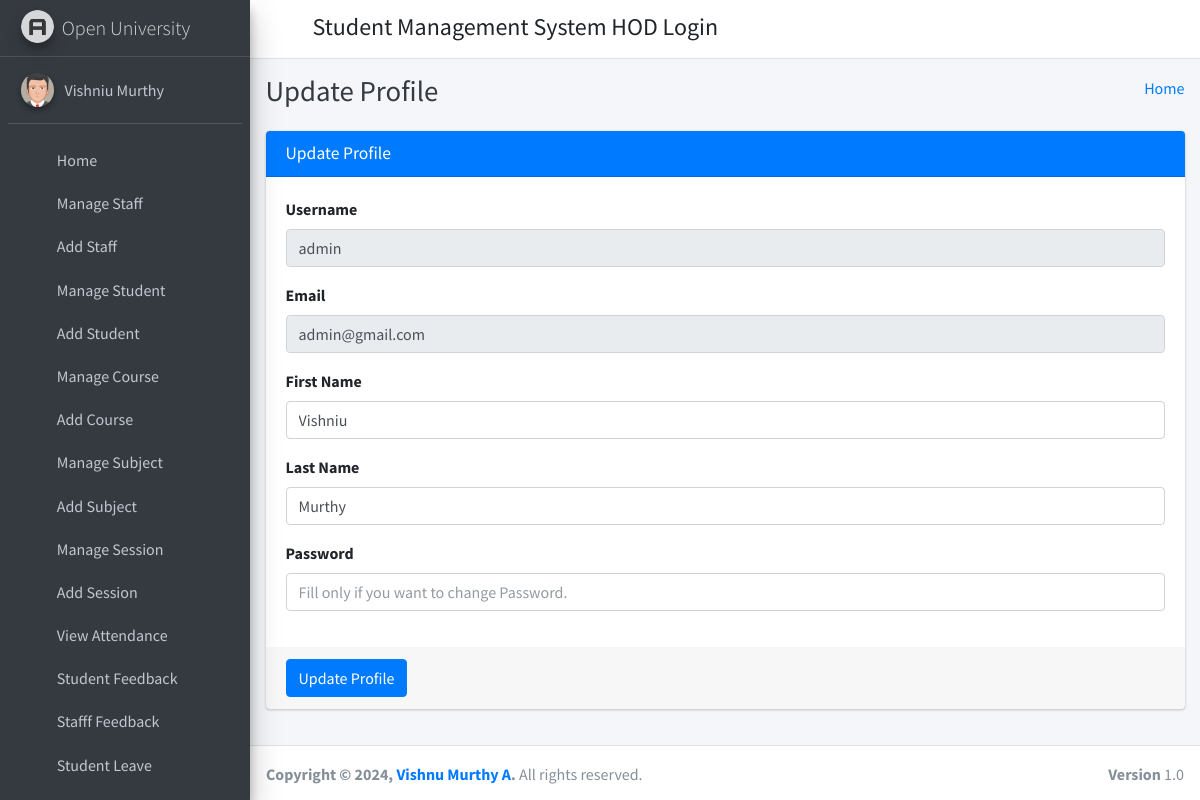
Page /admin_profile/ (signed in) on the committed database.
### student_management_app/models.py (models this page shows)
class CustomUser(AbstractUser):
    user_type_data = ((1, "HOD"), (2, "Staff"), (3, "Student"))
    user_type = models.CharField(default=1, choices=user_type_data, max_length=10)

### student_management_app/HodViews.py (the view)
# urls.py: path('admin_profile/', HodViews.admin_profile, name="admin_profile"),
def admin_profile(request):
    user = CustomUser.objects.get(id=request.user.id)
    context={
        "user": user
    }
    return render(request, 'hod_template/admin_profile.html', context)

### student_management_app/LoginCheckMiddleWare.py (called while the page is built, shortened)
    def process_view(self, request, view_func, view_args, view_kwargs):
        modulename = view_func.__module__
        user = request.user
        if user.is_authenticated:
            if user.user_type == "1":
                if modulename == "student_management_app.HodViews":
                    pass
                elif modulename == "student_management_app.views" or modulename == "django.views.static":
                    pass
                else:
                    return redirect("admin_home")
            else:
                return redirect("login")
        else:
            if request.path == reverse("login") or request.path == reverse("doLogin"):
                pass
            else:
                return redirect("login")

### student_management_app/templates/hod_template/admin_profile.html (shortened to what this page needs)
{% extends 'hod_template/base_template.html' %}
{% block page_title %}
    Update Profile
{% endblock page_title %}
{% block main_content %}
{% load static %}
<section class="content">
        <div class="container-fluid">
            <div class="row">
                <div class="col-md-12">
                    <div class="card card-primary">
                    <div class="card-header">
                        <h3 class="card-title">Update Profile</h3>
                    </div>
                    <form role="form" method="POST" action="{% url 'admin_profile_update' %}">
                        <div class="card-body">
                            <div class="form-group">
                                <label>Username </label>
                                <input type="text" class="form-control" name="username" value="{{ user.username }}" disabled="disabled">
                            </div>
                            <div class="form-group">
                                <label>Email </label>
                                <input type="text" class="form-control" name="email" value="{{ user.email }}" disabled="disabled">
                            </div>
                            <div class="form-group">
                                <label>First Name </label>
                                <input type="text" class="form-control" name="first_name" value="{{ user.first_name }}">
                            </div>
                            <div class="form-group">
                                <label>Last Name </label>
                                <input type="text" class="form-control" name="last_name" value="{{ user.last_name }}">
                            </div>
                            <div class="form-group">
                                <label>Password </label>
                                <input type="text" class="form-control" name="password" placeholder="Fill only if you want to change Password.">
                            </div>
                        </div>
                        <div class="card-footer">
                        <button type="submit" class="btn btn-primary">Update Profile</button>
                        </div>
                    </form>
                    </div>
                </div>
            </div>
        </div>
      </section>
  {% endblock main_content %}

### student_management_app/templates/hod_template/sidebar_template.html (shortened to what this page needs)
{% load static %}
<aside class="main-sidebar sidebar-dark-primary elevation-4">
      <a href="{% url 'admin_home' %}" class="brand-link">
        <img src="{% static 'dist/img/AdminLTELogo.png' %}" alt="AdminLTE Logo" class="brand-image img-circle elevation-3"
            style="opacity: .8">
        <span class="brand-text font-weight-light">Open University</span>
      </a>
      <div class="sidebar">
        <div class="user-panel mt-3 pb-3 mb-3 d-flex">
          <div class="image">
            <img src="{% static 'dist/img/user2-160x160.jpg' %}" class="img-circle elevation-2" alt="User Image">
          </div>
          <div class="info">
            <a href="{% url 'admin_profile' %}" class="d-block">{{ user.first_name }} {{ user.last_name }}</a>
          </div>
        </div>
        <nav class="mt-2">
          <ul class="nav nav-pills nav-sidebar flex-column" data-widget="treeview" role="menu" data-accordion="false">
            <li class="nav-item">
              {% url 'admin_home' as admin_home %}
              <a href="{{ admin_home }}" class="nav-link {% if request.path == admin_home %} active {% endif %}">
                <i class="nav-icon fas fa-tachometer-alt"></i>
                <p>
                  Home
                </p>
              </a>
            </li>
            <li class="nav-item">
              {% url 'manage_staff' as manage_staff %}
              {% url 'edit_staff' staff_id=id as edit_staff %}
              <a href="{{ manage_staff }}" class="nav-link {% if request.path == manage_staff %} active {% endif %} {% if request.path == edit_staff %} active {% endif %}">
                <i class="nav-icon fas fa-chalkboard-teacher"></i>
                <p>
                  Manage Staff
                </p>
              </a>
            </li>
            <li class="nav-item">
              {% url 'add_staff' as add_staff %}
              <a href="{{ add_staff }}" class="nav-link {% if request.path == add_staff %} active {% endif %}">
                <i class="nav-icon fas fa-th"></i>
                <p>
                  Add Staff
                </p>
              </a>
            </li>
            <li class="nav-item">
              {% url 'manage_student' as manage_student %}
              {% url 'edit_student' student_id=id as edit_student %}
              <a href="{{ manage_student }}" class="nav-link {% if request.path == manage_student %} active {% endif %} {% if request.path == edit_student %} active {% endif %}">
                <i class="nav-icon fas fa-user-graduate"></i>
                <p>
                  Manage Student
                </p>
              </a>
            </li>
            <li class="nav-item">
              {% url 'add_student' as add_student %}
              <a href="{{ add_student }}" class="nav-link {% if request.path == add_student %} active {% endif %}">
                <i class="nav-icon fas fa-th"></i>
                <p>
                  Add Student
                </p>
              </a>
            </li>
            <li class="nav-item">
              {% url 'manage_course' as manage_course %}
              {% url 'edit_course' course_id=id as edit_course %}
              <a href="{{ manage_course }}" class="nav-link {% if request.path == manage_course %} active {% endif %} {% if request.path == edit_course %} active {% endif %}">
                <i class="nav-icon fas fa-chalkboard"></i>
                <p>
                  Manage Course
                </p>
              </a>
            </li>
            <li class="nav-item">
            {% url 'add_course' as add_course %}
              <a href="{{ add_course }}" class="nav-link {% if request.path == add_course %} active {% endif %}">
                <i class="nav-icon fas fa-th"></i>
                <p>
                  Add Course
                </p>
              </a>
            </li>
            <li class="nav-item">
              {% url 'manage_subject' as manage_subject %}
              {% url 'edit_subject' subject_id=id as edit_subject %}
              <a href="{{ manage_subject }}" class="nav-link {% if request.path == manage_subject %} active {% endif %} {% if request.path == edit_subject %} active {% endif %}">
                <i class="nav-icon fas fa-book"></i>
                <p>
                  Manage Subject
                </p>
              </a>
            </li>
            <li class="nav-item">
              {% url 'add_subject' as add_subject %}
              <a href="{{ add_subject }}" class="nav-link {% if request.path == add_subject %} active {% endif %}">
                <i class="nav-icon fas fa-th"></i>
                <p>
                  Add Subject
                </p>
              </a>
            </li>
            <li class="nav-item">
              {% url 'manage_session' as manage_session %}
              {% url 'edit_session' session_id=id as edit_session %}
              <a href="{{ manage_session }}" class="nav-link {% if request.path == manage_session %} active {% endif %} {% if request.path == edit_session %} active {% endif %}">
                <i class="nav-icon fas fa-graduation-cap"></i>
                <p>
                  Manage Session
                </p>
              </a>
            </li>
            <li class="nav-item">
              {% url 'add_session' as add_session %}
              <a href="{{ add_session }}" class="nav-link {% if request.path == add_session %} active {% endif %}">
                <i class="nav-icon fas fa-th"></i>
                <p>
                  Add Session
                </p>
              </a>
            </li>
            <li class="nav-item">
              {% url 'admin_view_attendance' as admin_view_attendance %}
              <a href="{{ admin_view_attendance }}" class="nav-link {% if request.path == admin_view_attendance %} active {% endif %}">
                <i class="nav-icon fas fa-calendar-alt"></i>
                <p>
                  View Attendance
                </p>
              </a>
            </li>
            <li class="nav-item">
              {% url 'student_feedback_message' as student_feedback_message %}
              <a href="{{ student_feedback_message }}" class="nav-link {% if request.path == student_feedback_message %} active {% endif %}">
                <i class="nav-icon fas fa-th"></i>
                <p>
                  Student Feedback
                </p>
              </a>
            </li>
            <li class="nav-item">
              {% url 'staff_feedback_message' as staff_feedback_message %}
              <a href="{{ staff_feedback_message }}" class="nav-link {% if request.path == staff_feedback_message %} active {% endif %}">
                <i class="nav-icon fas fa-th"></i>
                <p>
                  Stafff Feedback
                </p>
              </a>
            </li>
            <li class="nav-item">
              {% url 'student_leave_view' as student_leave_view %}
              <a href="{{ student_leave_view }}" class="nav-link {% if request.path == student_leave_view %} active {% endif %}">
                <i class="nav-icon fas fa-th"></i>
                <p>
                  Student Leave
                </p>
              </a>
            </li>
            <li class="nav-item">
              {% url 'staff_leave_view' as staff_leave_view %}
              <a href="{{ staff_leave_view }}" class="nav-link {% if request.path == staff_leave_view %} active {% endif %}">
                <p>
                </p>
              </a>
            </li>
          </ul>
        </nav>
      </div>
    </aside>

### rows in the picture
CustomUser: first_name "Vishniu", last_name "Murthy", username "admin", email "admin@gmail.com"
